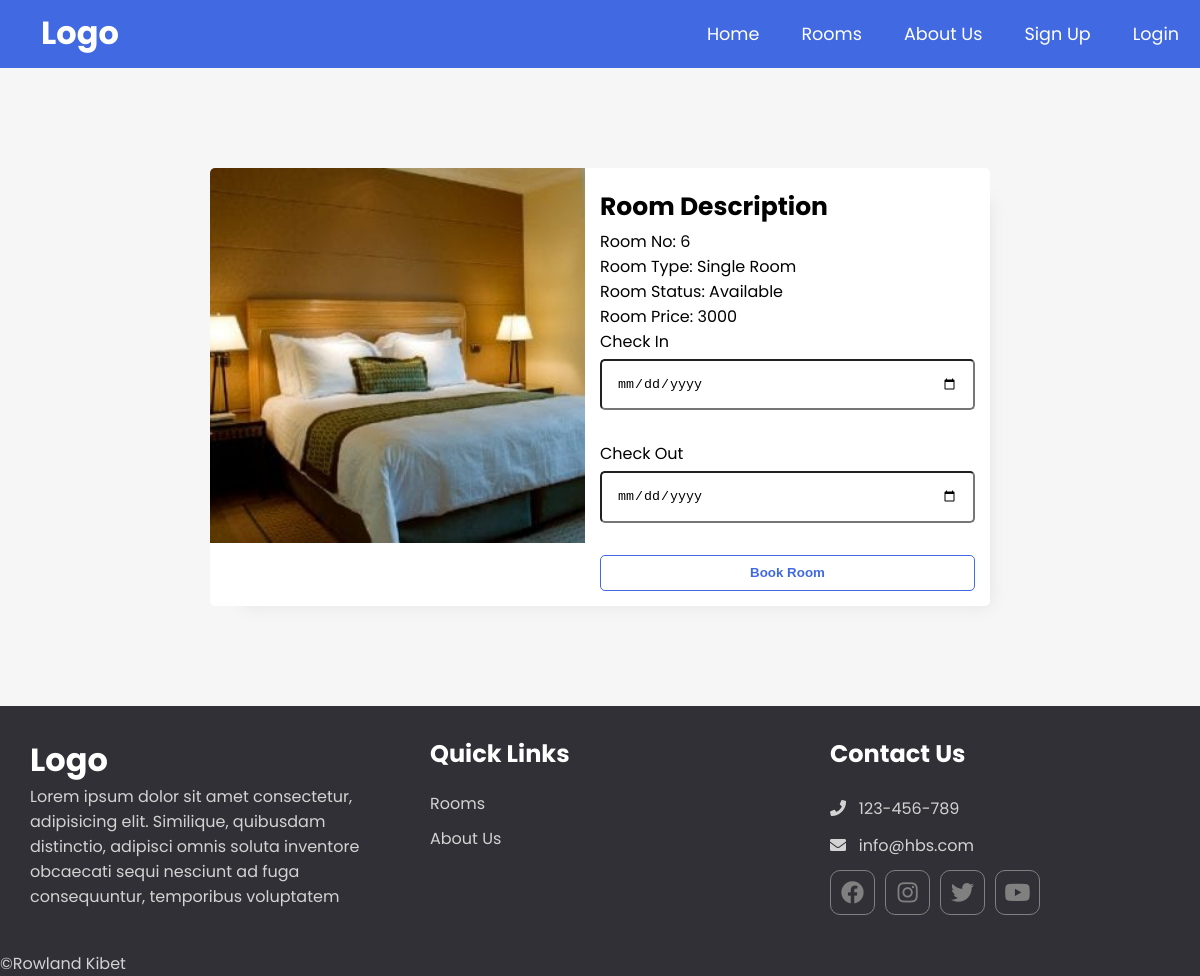
The app's page /single_room.php?id=6 with its own data.
### tables this page shows
CREATE TABLE `rooms` (
  `id` int(11) NOT NULL,
  `room_images` varchar(255) NOT NULL,
  `is_available` tinyint(2) NOT NULL,
  `room_type_id` int(100) NOT NULL
);

CREATE TABLE `room_type` (
  `id` int(100) NOT NULL,
  `name` varchar(100) NOT NULL,
  `no_of_beds` int(50) NOT NULL,
  `price` int(50) NOT NULL
);

### app/controllers/booking.php (called while the page is built, shortened)
<?php
if(isset($_GET['id'])) {
    $id = $_GET['id'];
    $sql = "SELECT r.*, rt.name, rt.price FROM rooms AS r
            JOIN room_type AS rt ON r.room_type_id=rt.id
            WHERE r.id={$id}";
    $room = executeJoinQuery($sql);
    $room_id = $room[0]['id'];
    $room_type = $room[0]['name'];
    $room_status = strval($room[0]['is_available']);
    $room_price = $room[0]['price'];
    $room_images = $room[0]['room_images'];
}

### app/database/db.php (called while the page is built, shortened)
<?php
require("connect.php");
function executeJoinQuery($sql) {
    global $conn;
    $stmt = $conn->prepare($sql);
    $stmt->execute();
    $records = $stmt->get_result()->fetch_all(MYSQLI_ASSOC);
    return $records;
}

### single_room.php (the view, shortened to what this page needs)
<?php include(ROOT_PATH . "\app\database\db.php"); ?>
<?php include(ROOT_PATH . "\app\controllers\booking.php") ?>
<!DOCTYPE html>
<html lang="en">
<head>
    <link href="assets/fontawesome/css/all.min.css"  rel="stylesheet">
    <link rel="stylesheet" href="assets/style.css">
</head>
<body>
<?php include(ROOT_PATH . "/app/includes/header.php"); ?>
    <div class="single-house">
        <div class="house-image">
            <img src="<?php echo 'assets/images/' . $room_images; ?>" alt="">
        </div>
        <div class="house-text">
            <h1 class=""> Room Description </h1>
            <p>Room No: <?php echo $room_id; ?></p>
            <p>Room Type: <?php echo $room_type; ?></p>
            <p>Room Status: <?php echo ($room_status) ? 'Available' : 'Occupied'; ?></p>
            <p>Room Price: <?php echo $room_price; ?></p>
            <form action="single_room.php" method="post">
                <div class="form-control">
                    <label for="">Check In</label>
                    <input type="date" name="check_in_date" value= "<?php echo $check_in; ?>" id="">
                </div>
                <div class="form-control">
                    <label for="">Check Out</label>
                    <input type="date" name="check_out_date" value= "<?php echo $check_out; ?>" id="">
                </div>
                <button type="submit" name="book-room" class="btn book-house">Book Room</button>
            </form>
        </div>
    </div>
    <?php include(ROOT_PATH . "/app/includes/footer.php"); ?>
</body>
</html>

### assets/style.css (style rules this page uses)
* { padding: 0; margin: 0; box-sizing: border-box; }
body { background-color: #f6f6f6; font-family: 'Poppins', sans-serif; }
.btn { display: block; align-self: stretch; width: 100%; margin-top: 10px; text-decoration: none; text-align: center; padding: 9.5px 9.5px; border-radius: 5px; font-family: sans-serif; font-weight: 600; border: 1.5px rgb(65, 105, 225) solid; background-color: white; color: rgb(65, 105, 225); }
.house-text h1 { padding-top: 5px; padding-bottom: 3px; text-align: left; font-weight: bold; font-size: 25px; }
.single-house { display: flex; width: 65%; margin: 100px auto; background-color: white; box-shadow: 1rem 1rem 1rem -1rem #a0a0a033; border-radius: 5px; overflow: hidden; }
.single-house > * { flex: 1 1 0; }
.single-house .house-image { margin: 0; padding: 0; height: 100%; overflow: hidden; }
.single-house img { height: 100%; width: 100%; }
.single-house .house-text { padding: 15px; }
.form-control { margin-bottom: 9px; padding-bottom: 22px; position: relative; }
.form-control label { display: inline-block; margin-bottom: 5px; }
.form-control input, .form-control select, .form-control textarea { display: block; border-radius: 5px; width: 100%; padding: 15px; }

### records on screen
rooms: room_images (picture), id "6", room_type.name "Single Room", room_type.price "3000"
